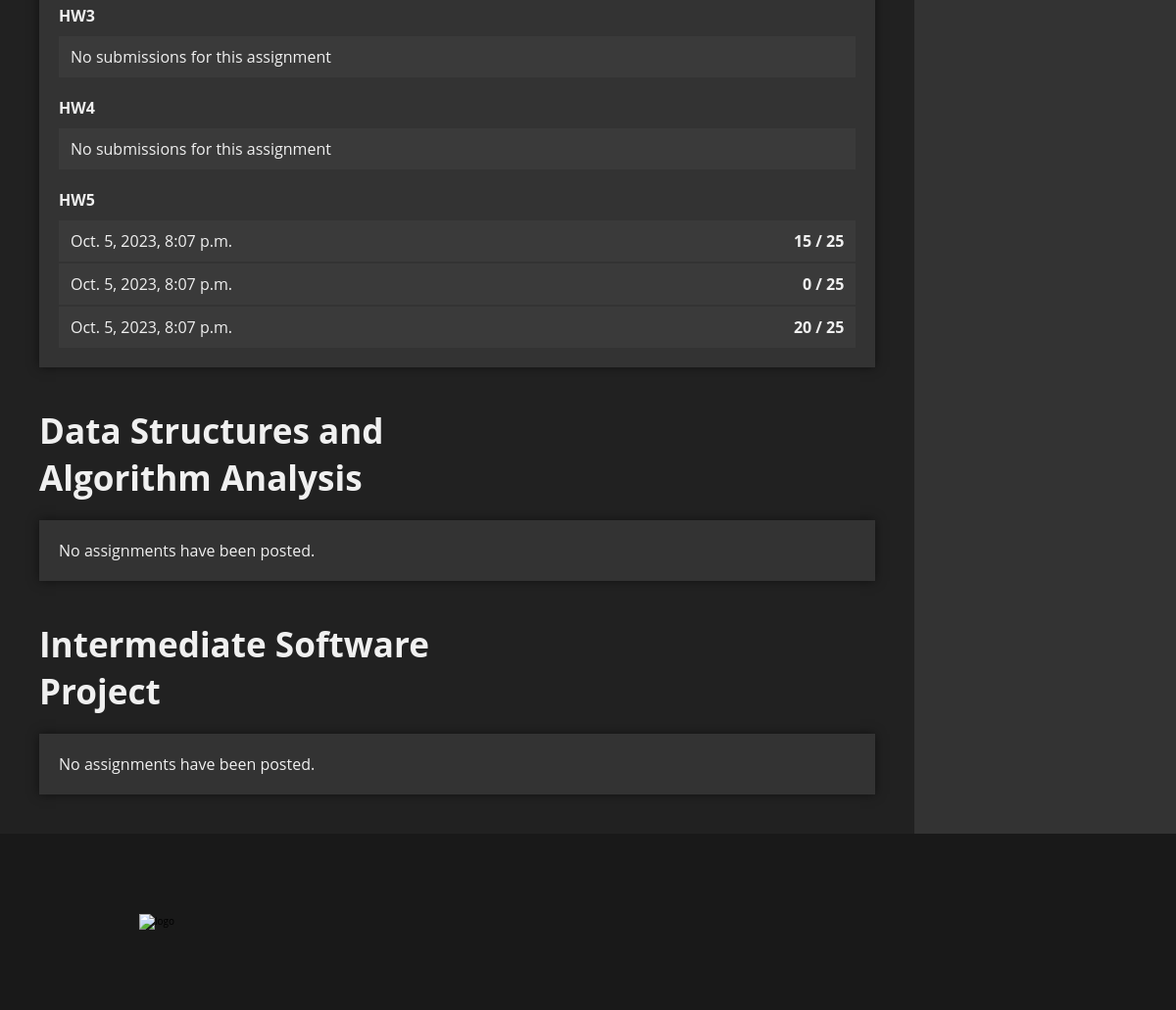
The app's page /report (signed in, lower part), older data.
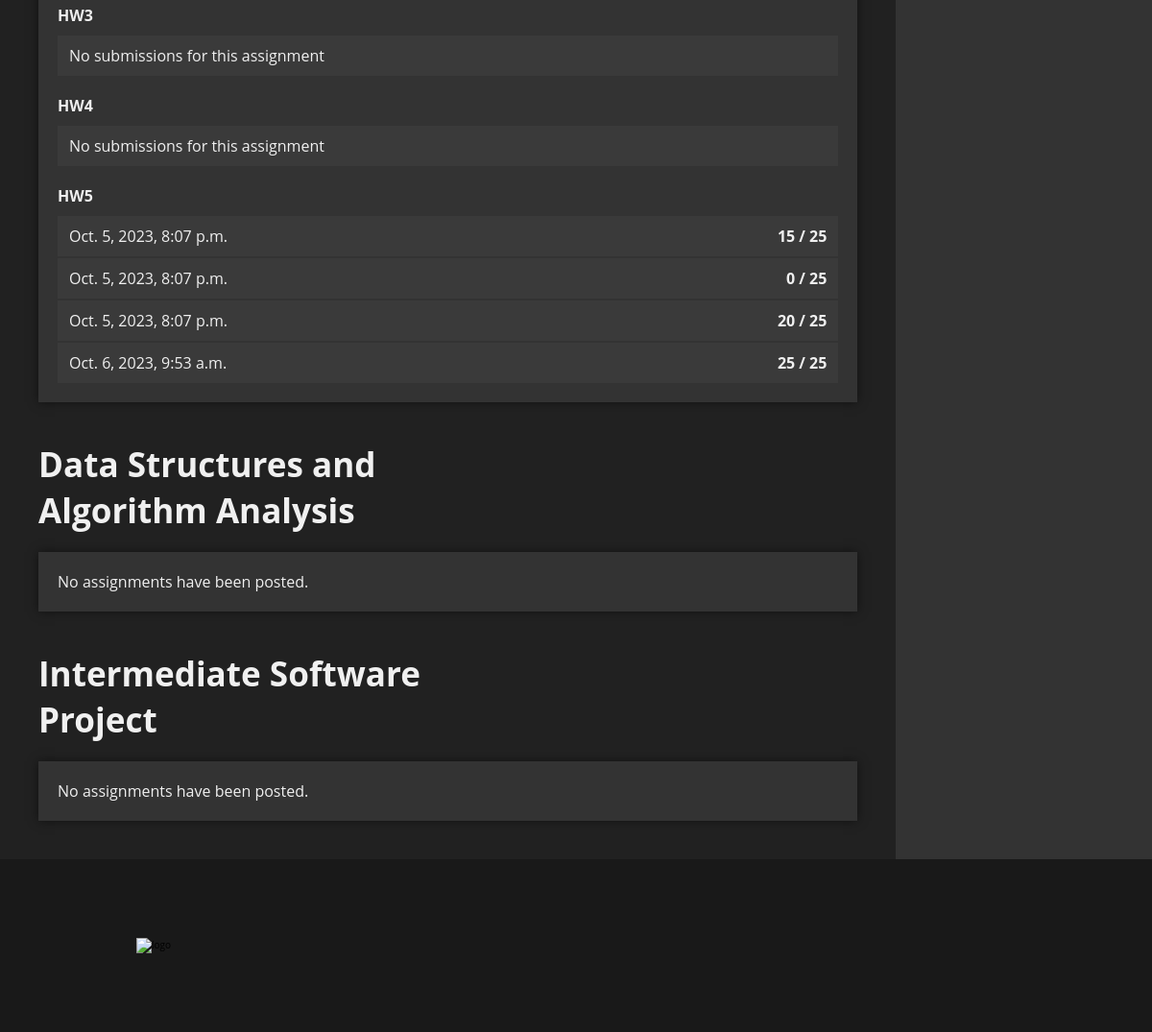
The same page, newer data.
### dashboard/models.py (models this page shows)
class Assignment(models.Model):
    name = models.CharField(max_length=100)
    description = models.TextField()
    due_date = models.DateTimeField()
    course = models.ForeignKey(Course, on_delete=models.CASCADE)
    created_date = models.DateTimeField(auto_now_add=True)
    updated_date = models.DateTimeField(auto_now=True)

class Submission(models.Model):
    earned = models.IntegerField(default=0)
    possible = models.IntegerField(default=0)
    assignment = models.ForeignKey(Assignment, on_delete=models.CASCADE)
    course = models.ForeignKey(Course, on_delete=models.CASCADE, blank=True, null=True)
    user = models.ForeignKey(Profile, on_delete=models.CASCADE, null=True, blank=True)
    created_at = models.DateTimeField(auto_now_add=True)

class Course(models.Model):
    code = models.CharField(max_length=10)
    name = models.CharField(max_length=100)
    description = models.TextField()
    instructor = models.ForeignKey(Profile, on_delete=models.CASCADE)
    students = models.ManyToManyField(Profile, related_name='courses', blank=True)
    start_date = models.DateField()
    end_date = models.DateField()
    created_date = models.DateTimeField(auto_now_add=True)
    updated_date = models.DateTimeField(auto_now=True)
    assignments = models.ManyToManyField('Assignment', related_name='courses', blank=True)

### dashboard/views.py (the view)
# urls.py: path("report", views.report, name="report"),
def report(request):
    if not request.user.is_authenticated:
        return redirect("login")
    courses = Course.objects.filter(students=request.user)
    assignments = Assignment.objects.filter(course__in=courses)
    submissions = Submission.objects.filter(user=request.user)
    submission_dict = {}
    for course in courses:
        course_assignments = assignments.filter(course=course)
        course_submissions = submissions.filter(assignment__in=course_assignments)
        assignment_dict = {}
        for assignment in course_assignments:
            assignment_submissions = course_submissions.filter(assignment=assignment)
            assignment_dict[assignment.name] = list(assignment_submissions)
        submission_dict[course.name] = assignment_dict
    context = {
        'submission_dict': submission_dict
    }
    return render(request, "report.html", context)

### templates/report.html (shortened to what this page needs)
{% extends 'base.html' %}
{% block content %}
    <section class="asm-two-column">
        <section class="main-column">
            {% for course_name, assignments in submission_dict.items %}
            <section class="container">
                <section class="container-header">
                    <h3>{{ course_name }}</h3>
                </section>
                <section class="container-body grade-report">
                    {% if assignments %}
                    <section class="assignments">
                        {% for assignment_name, submissions in assignments.items %}
                        <section class="assignment">
                            <h4>{{ assignment_name }}</h4>
                            {% if submissions %}
                            <section class="submissions">
                                {% for submission in submissions %}
                                    <section class="submission">
                                        <p>{{submission.created_at}}</p>
                                        <strong>{{ submission.earned }} / {{submission.possible}}</strong>
                                    </section>
                                {% endfor %}
                            </section>
                            {% else %}
                            <p class="empty">No submissions for this assignment</p>
                            {% endif %}
                        </section>
                        {% endfor %}
                    </section>
                    {% else %}
                        <p class="empty">No assignments have been posted.</p>
                    {% endif %}
                </section>
            </section>
            {% endfor %}
        </section>
        <aside class="secondary-column">
        </aside>
    </section>
{% endblock content %}

### templates/base.html (shortened to what this page needs)
{% load static %}
<!DOCTYPE html>
<html>
    <head>
        <link rel="stylesheet" href="{% static 'styles/app.css' %}">
    </head>
    <body>
        <main class="main-content">
            {% block content %}
            {% endblock content %}
        </main>
        <footer class="site-footer">
            <img src="https://www.wku.edu/marketingandcommunications/images/wku_r.png" alt="logo" class="footer-logo">
        </footer>
    </body>
</html>

### static/styles/general.css (style rules this page uses)
html, body { --text: #f0f0f0; --background: #212121; --primary: #991a20; --secondary: #cccccc; --accent: #ae1e22; --tertiary: #333333; --quint: #3a3a3a; --quad: #555555; font-size: 10px; font-family: Open Sans, sans-serif; background: var(--background); }
body { display: grid; grid-template-rows: 32rem 1fr 18rem; min-height: 100svh; }
* { margin: 0; padding: 0; box-sizing: border-box; }
.asm-two-column { display: grid; grid-template-columns: 7fr 2fr; height: 100%; }
.asm-two-column .main-column { padding: 2rem; }
.container { padding: 2rem; color: var(--text); }
.container .container-header { font-size: 3rem; font-weight: bolder; margin-bottom: 2rem; display: grid; grid-template-columns: 1fr 1fr; }
.asm-two-column .secondary-column { position: relative; background: var(--tertiary) }

### static/styles/pages/index.css (style rules this page uses)
.secondary-column { color: var(--text); }

### static/styles/pages/report.css (style rules this page uses)
.grade-report { background: var(--tertiary); box-shadow: 0 0 1rem rgba(0, 0, 0, 0.5); padding: 2rem; font-size: 1.6rem; }
.grade-report .assignments { display: grid; row-gap: 2rem; }
.grade-report .assignments .assignment .empty { background: var(--quint); padding: 1rem 1.2rem; }
.grade-report .assignments .assignment .submissions { display: grid; row-gap: 0.2rem; }
.grade-report .assignments .assignment .submissions .submission { display: grid; grid-template-columns: 1fr 6rem; background: var(--quint); padding: 1rem 1.2rem; }
.grade-report .assignments .assignment .submissions .submission strong { align-self: center; justify-self: end; }

### static/styles/components/footer.css (style rules this page uses)
.site-footer { display: grid; width: 100%; background: #191919; grid-template-columns: 32rem 1fr 12rem; height: 18rem; }
.site-footer .footer-logo { max-height: 8rem; width: auto; place-self: center; }

### static/styles/components/assignment.css (style rules this page uses)
.assignment { display: grid; row-gap: 1rem; }

Row changes from the older to the newer data that the page shows:
added Submission: created_at "Oct. 6, 2023, 9:53 a.m.", earned "25", possible "25", shown under "HW5"
